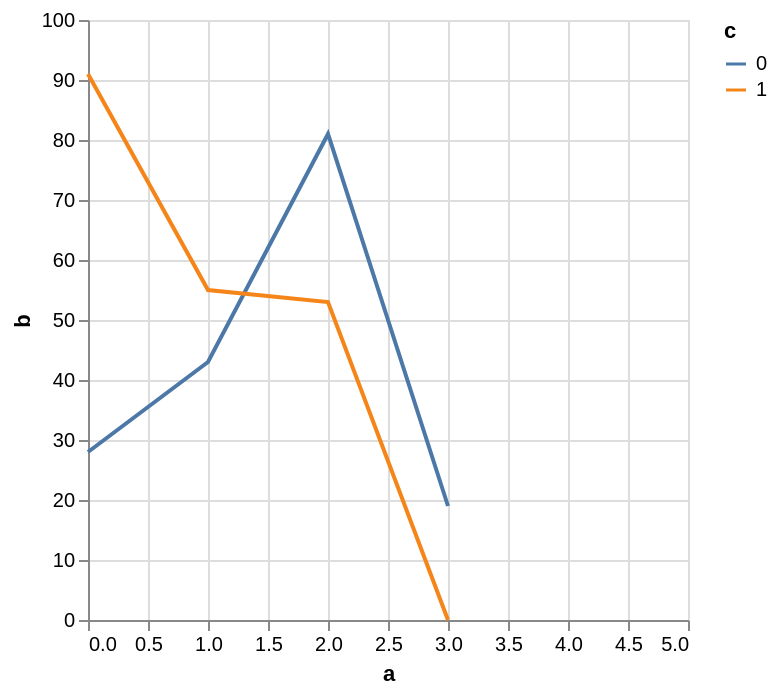

The specification (Vega-Lite) saved for this image:
### Vega-Lite specification from a JSON file in a GitHub repository (floating-point values rounded to 4 significant figures)
{"$schema": "https://vega.github.io/schema/vega-lite/v2.json", "data": {"values": [{"a": 0, "b": 28, "c": 0}, {"a": 0, "b": 91, "c": 1}, {"a": 1, "b": 43, "c": 0}, {"a": 1, "b": 55, "c": 1}, {"a": 2, "b": 81, "c": 0}, {"a": 2, "b": 53, "c": 1}, {"a": 3, "b": 19, "c": 0}]}, "mark": "line", "encoding": {"x": {"field": "a", "type": "quantitative", "scale": {"nice": 1}}, "y": {"field": "b", "type": "quantitative", "impute": {"value": 0}}, "color": {"field": "c", "type": "nominal"}}}
